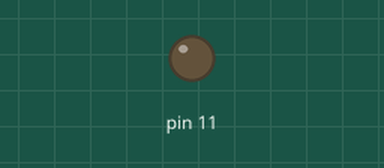
This sketch was run on a simulated Arduino Uno, built with avr-gcc and run on an emulated ATmega328P. Shown: output pins drawn as LEDs (lit = HIGH). What the sketch prints to the serial monitor is not drawn.

Above: at 1.5 s.
Timing chart, 0 to 7.0 s (numbered marks = the images above):
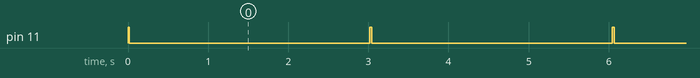

The sketch:

ibutton-reader.ino
```cpp
#include <OneWire.h>

//iButton Variables
OneWire  ds(7);
byte addr[8];
int but[6] = {0,149,107,48,13,0};
String keyStatus = "";


void setup()
{
  Serial.begin(9600);
  //Set up iButton
  pinMode(11, OUTPUT);
  //Print a ready message
  //Serial.println("ready");
}

//The char in iButton
char c;

void loop(){
  //Checks OneWire for iButton info
  checkiButton();

}

void checkiButton() {
  digitalWrite(11, HIGH);
  //Get info on the key
  getKeyCode();
  //if the key is good go through this
  if(keyStatus=="ok"){
      int i;
      //For CSH iButtons there are 7 code segments in hexidecimal
      for( i = 7; i >= 0; i--) {

        //Adds leading zeros to hex if only one character long
        if( addr[i] < 0x10){
        Serial.print("0");
        }

        //Prints rest of hex
       Serial.print(addr[i], HEX);

      }

      //Keep a delay so that it doesn't mistakenly read the same iButton more than once
      digitalWrite(11, LOW);
      delay(3000);
      //Makes a new line
      Serial.println();

  }
  else if (keyStatus!="") {
    Serial.print(keyStatus);
  }
  }

//This does a lot of weird stuff about seeing if the data in the iButton is worth getting
void getKeyCode(){
  byte present = 0;
  byte data[12];
  keyStatus="";
  if ( !ds.search(addr)) {
      Serial.print("");
      ds.reset_search();
      return;
  }
  keyStatus="ok";
  ds.reset();
}
```

Measured:
- by itself, pin 11: alternates HIGH for 0.03 s and LOW for 3.0 s
